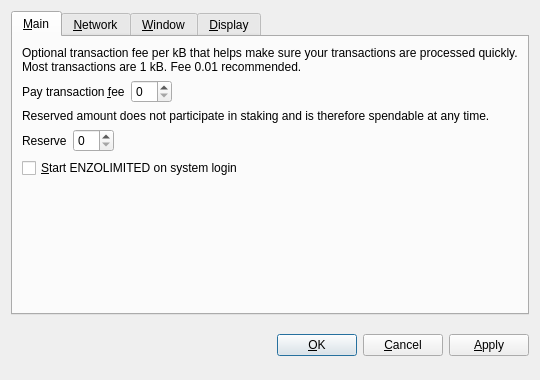
<?xml version="1.0" encoding="UTF-8"?>
<ui version="4.0">
 <class>OptionsDialog</class>
 <widget class="QDialog" name="OptionsDialog">
  <property name="geometry">
   <rect>
    <x>0</x>
    <y>0</y>
    <width>540</width>
    <height>380</height>
   </rect>
  </property>
  <property name="windowTitle">
   <string>Options</string>
  </property>
  <property name="modal">
   <bool>true</bool>
  </property>
  <layout class="QVBoxLayout" name="verticalLayout">
   <item>
    <widget class="QTabWidget" name="tabWidget">
     <property name="styleSheet">
      <string notr="true">background-image: url(:/images/bkgb);</string>
     </property>
     <property name="tabPosition">
      <enum>QTabWidget::North</enum>
     </property>
     <property name="currentIndex">
      <number>0</number>
     </property>
     <widget class="QWidget" name="tabMain">
      <attribute name="title">
       <string>&amp;Main</string>
      </attribute>
      <layout class="QVBoxLayout" name="verticalLayout_Main">
       <item>
        <widget class="QLabel" name="transactionFeeInfoLabel">
         <property name="text">
          <string>Optional transaction fee per kB that helps make sure your transactions are processed quickly. Most transactions are 1 kB. Fee 0.01 recommended.</string>
         </property>
         <property name="textFormat">
          <enum>Qt::PlainText</enum>
         </property>
         <property name="wordWrap">
          <bool>true</bool>
         </property>
        </widget>
       </item>
       <item>
        <layout class="QHBoxLayout" name="horizontalLayoutFee">
         <item>
          <widget class="QLabel" name="transactionFeeLabel">
           <property name="text">
            <string>Pay transaction &amp;fee</string>
           </property>
           <property name="textFormat">
            <enum>Qt::PlainText</enum>
           </property>
           <property name="buddy">
            <cstring>transactionFee</cstring>
           </property>
          </widget>
         </item>
         <item>
          <widget class="BitcoinAmountField" name="transactionFee"/>
         </item>
         <item>
          <spacer name="horizontalSpacerFee">
           <property name="orientation">
            <enum>Qt::Horizontal</enum>
           </property>
           <property name="sizeHint" stdset="0">
            <size>
             <width>40</width>
             <height>20</height>
            </size>
           </property>
          </spacer>
         </item>
        </layout>
       </item>
       <item>
        <widget class="QLabel" name="reserveBalanceInfoLabel">
         <property name="text">
          <string>Reserved amount does not participate in staking and is therefore spendable at any time.</string>
         </property>
         <property name="textFormat">
          <enum>Qt::PlainText</enum>
         </property>
         <property name="wordWrap">
          <bool>true</bool>
         </property>
        </widget>
       </item>
       <item>
        <layout class="QHBoxLayout" name="horizontalLayoutReserveBalance">
         <item>
          <widget class="QLabel" name="reserveBalanceLabel">
           <property name="text">
            <string>Reserve</string>
           </property>
           <property name="textFormat">
            <enum>Qt::PlainText</enum>
           </property>
           <property name="buddy">
            <cstring>reserveBalance</cstring>
           </property>
          </widget>
         </item>
         <item>
          <widget class="BitcoinAmountField" name="reserveBalance"/>
         </item>
         <item>
          <spacer name="horizontalSpacerReserveBalance">
           <property name="orientation">
            <enum>Qt::Horizontal</enum>
           </property>
           <property name="sizeHint" stdset="0">
            <size>
             <width>40</width>
             <height>20</height>
            </size>
           </property>
          </spacer>
         </item>
        </layout>
       </item>
       <item>
        <widget class="QCheckBox" name="bitcoinAtStartup">
         <property name="toolTip">
          <string>Automatically start ENZOLIMITED after logging in to the system.</string>
         </property>
         <property name="text">
          <string>&amp;Start ENZOLIMITED on system login</string>
         </property>
        </widget>
       </item>
       <item>
        <spacer name="verticalSpacer_Main">
         <property name="orientation">
          <enum>Qt::Vertical</enum>
         </property>
         <property name="sizeHint" stdset="0">
          <size>
           <width>20</width>
           <height>40</height>
          </size>
         </property>
        </spacer>
       </item>
      </layout>
     </widget>
     <widget class="QWidget" name="tabNetwork">
      <attribute name="title">
       <string>&amp;Network</string>
      </attribute>
      <layout class="QVBoxLayout" name="verticalLayout_Network">
       <item>
        <widget class="QCheckBox" name="mapPortUpnp">
         <property name="toolTip">
          <string>Automatically open the ENZOLIMITED client port on the router. This only works when your router supports UPnP and it is enabled.</string>
         </property>
         <property name="text">
          <string>Map port using &amp;UPnP</string>
         </property>
        </widget>
       </item>
       <item>
        <widget class="QCheckBox" name="connectSocks">
         <property name="toolTip">
          <string>Connect to the ENZOLIMITED network through a SOCKS proxy (e.g. when connecting through Tor).</string>
         </property>
         <property name="text">
          <string>&amp;Connect through SOCKS proxy:</string>
         </property>
        </widget>
       </item>
       <item>
        <layout class="QHBoxLayout" name="horizontalLayout_Network">
         <item>
          <widget class="QLabel" name="proxyIpLabel">
           <property name="text">
            <string>Proxy &amp;IP:</string>
           </property>
           <property name="textFormat">
            <enum>Qt::PlainText</enum>
           </property>
           <property name="buddy">
            <cstring>proxyIp</cstring>
           </property>
          </widget>
         </item>
         <item>
          <widget class="QValidatedLineEdit" name="proxyIp">
           <property name="maximumSize">
            <size>
             <width>140</width>
             <height>16777215</height>
            </size>
           </property>
           <property name="toolTip">
            <string>IP address of the proxy (e.g. 127.0.0.1)</string>
           </property>
          </widget>
         </item>
         <item>
          <widget class="QLabel" name="proxyPortLabel">
           <property name="text">
            <string>&amp;Port:</string>
           </property>
           <property name="textFormat">
            <enum>Qt::PlainText</enum>
           </property>
           <property name="buddy">
            <cstring>proxyPort</cstring>
           </property>
          </widget>
         </item>
         <item>
          <widget class="QLineEdit" name="proxyPort">
           <property name="maximumSize">
            <size>
             <width>55</width>
             <height>16777215</height>
            </size>
           </property>
           <property name="toolTip">
            <string>Port of the proxy (e.g. 9050)</string>
           </property>
          </widget>
         </item>
         <item>
          <widget class="QLabel" name="socksVersionLabel">
           <property name="text">
            <string>SOCKS &amp;Version:</string>
           </property>
           <property name="textFormat">
            <enum>Qt::PlainText</enum>
           </property>
           <property name="buddy">
            <cstring>socksVersion</cstring>
           </property>
          </widget>
         </item>
         <item>
          <widget class="QValueComboBox" name="socksVersion">
           <property name="toolTip">
            <string>SOCKS version of the proxy (e.g. 5)</string>
           </property>
          </widget>
         </item>
         <item>
          <spacer name="horizontalSpacer_Network">
           <property name="orientation">
            <enum>Qt::Horizontal</enum>
           </property>
           <property name="sizeHint" stdset="0">
            <size>
             <width>40</width>
             <height>20</height>
            </size>
           </property>
          </spacer>
         </item>
        </layout>
       </item>
       <item>
        <spacer name="verticalSpacer_Network">
         <property name="orientation">
          <enum>Qt::Vertical</enum>
         </property>
         <property name="sizeHint" stdset="0">
          <size>
           <width>20</width>
           <height>40</height>
          </size>
         </property>
        </spacer>
       </item>
      </layout>
     </widget>
     <widget class="QWidget" name="tabWindow">
      <attribute name="title">
       <string>&amp;Window</string>
      </attribute>
      <layout class="QVBoxLayout" name="verticalLayout_Window">
       <item>
        <widget class="QCheckBox" name="minimizeToTray">
         <property name="toolTip">
          <string>Show only a tray icon after minimizing the window.</string>
         </property>
         <property name="text">
          <string>&amp;Minimize to the tray instead of the taskbar</string>
         </property>
        </widget>
       </item>
       <item>
        <widget class="QCheckBox" name="minimizeOnClose">
         <property name="toolTip">
          <string>Minimize instead of exit the application when the window is closed. When this option is enabled, the application will be closed only after selecting Quit in the menu.</string>
         </property>
         <property name="text">
          <string>M&amp;inimize on close</string>
         </property>
        </widget>
       </item>
       <item>
        <spacer name="verticalSpacer_Window">
         <property name="orientation">
          <enum>Qt::Vertical</enum>
         </property>
         <property name="sizeHint" stdset="0">
          <size>
           <width>20</width>
           <height>40</height>
          </size>
         </property>
        </spacer>
       </item>
      </layout>
     </widget>
     <widget class="QWidget" name="tabDisplay">
      <attribute name="title">
       <string>&amp;Display</string>
      </attribute>
      <layout class="QVBoxLayout" name="verticalLayout_Display">
       <item>
        <layout class="QHBoxLayout" name="horizontalLayout_1_Display">
         <item>
          <widget class="QLabel" name="langLabel">
           <property name="text">
            <string>User Interface &amp;language:</string>
           </property>
           <property name="textFormat">
            <enum>Qt::PlainText</enum>
           </property>
           <property name="buddy">
            <cstring>lang</cstring>
           </property>
          </widget>
         </item>
         <item>
          <widget class="QValueComboBox" name="lang">
           <property name="toolTip">
            <string>The user interface language can be set here. This setting will take effect after restarting ENZOLIMITED.</string>
           </property>
          </widget>
         </item>
        </layout>
       </item>
       <item>
        <layout class="QHBoxLayout" name="horizontalLayout_2_Display">
         <item>
          <widget class="QLabel" name="unitLabel">
           <property name="text">
            <string>&amp;Unit to show amounts in:</string>
           </property>
           <property name="textFormat">
            <enum>Qt::PlainText</enum>
           </property>
           <property name="buddy">
            <cstring>unit</cstring>
           </property>
          </widget>
         </item>
         <item>
          <widget class="QValueComboBox" name="unit">
           <property name="toolTip">
            <string>Choose the default subdivision unit to show in the interface and when sending coins.</string>
           </property>
          </widget>
         </item>
        </layout>
       </item>
       <item>
        <widget class="QCheckBox" name="displayAddresses">
         <property name="toolTip">
          <string>Whether to show ENZOLIMITED addresses in the transaction list or not.</string>
         </property>
         <property name="text">
          <string>&amp;Display addresses in transaction list</string>
         </property>
        </widget>
       </item>
       <item>
        <widget class="QCheckBox" name="coinControlFeatures">
         <property name="toolTip">
          <string>Whether to show coin control features or not.</string>
         </property>
         <property name="text">
          <string>Display coin &amp;control features (experts only!)</string>
         </property>
        </widget>
       </item>
       <item>
        <spacer name="verticalSpacer_Display">
         <property name="orientation">
          <enum>Qt::Vertical</enum>
         </property>
         <property name="sizeHint" stdset="0">
          <size>
           <width>20</width>
           <height>40</height>
          </size>
         </property>
        </spacer>
       </item>
      </layout>
     </widget>
    </widget>
   </item>
   <item>
    <layout class="QHBoxLayout" name="horizontalLayout_Buttons">
     <item>
      <spacer name="horizontalSpacer_1">
       <property name="orientation">
        <enum>Qt::Horizontal</enum>
       </property>
       <property name="sizeHint" stdset="0">
        <size>
         <width>40</width>
         <height>48</height>
        </size>
       </property>
      </spacer>
     </item>
     <item>
      <widget class="QLabel" name="statusLabel">
       <property name="font">
        <font>
         <weight>75</weight>
         <bold>true</bold>
        </font>
       </property>
       <property name="text">
        <string/>
       </property>
       <property name="textFormat">
        <enum>Qt::PlainText</enum>
       </property>
       <property name="wordWrap">
        <bool>true</bool>
       </property>
      </widget>
     </item>
     <item>
      <spacer name="horizontalSpacer_2">
       <property name="orientation">
        <enum>Qt::Horizontal</enum>
       </property>
       <property name="sizeHint" stdset="0">
        <size>
         <width>40</width>
         <height>48</height>
        </size>
       </property>
      </spacer>
     </item>
     <item>
      <widget class="QPushButton" name="okButton">
       <property name="text">
        <string>&amp;OK</string>
       </property>
      </widget>
     </item>
     <item>
      <widget class="QPushButton" name="cancelButton">
       <property name="text">
        <string>&amp;Cancel</string>
       </property>
       <property name="autoDefault">
        <bool>false</bool>
       </property>
      </widget>
     </item>
     <item>
      <widget class="QPushButton" name="applyButton">
       <property name="text">
        <string>&amp;Apply</string>
       </property>
       <property name="autoDefault">
        <bool>false</bool>
       </property>
      </widget>
     </item>
    </layout>
   </item>
  </layout>
 </widget>
 <customwidgets>
  <customwidget>
   <class>BitcoinAmountField</class>
   <extends>QSpinBox</extends>
   <header>bitcoinamountfield.h</header>
  </customwidget>
  <customwidget>
   <class>QValueComboBox</class>
   <extends>QComboBox</extends>
   <header>qvaluecombobox.h</header>
  </customwidget>
  <customwidget>
   <class>QValidatedLineEdit</class>
   <extends>QLineEdit</extends>
   <header>qvalidatedlineedit.h</header>
  </customwidget>
 </customwidgets>
 <resources/>
 <connections/>
</ui>
